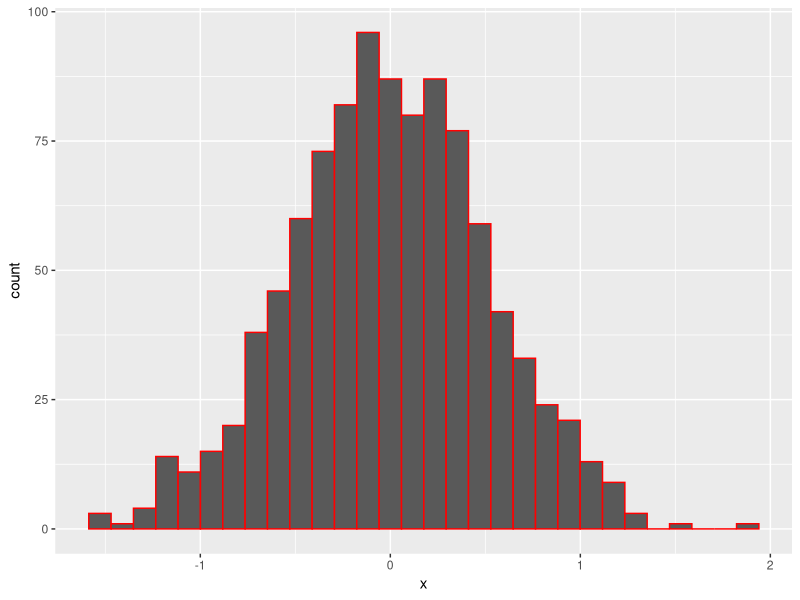
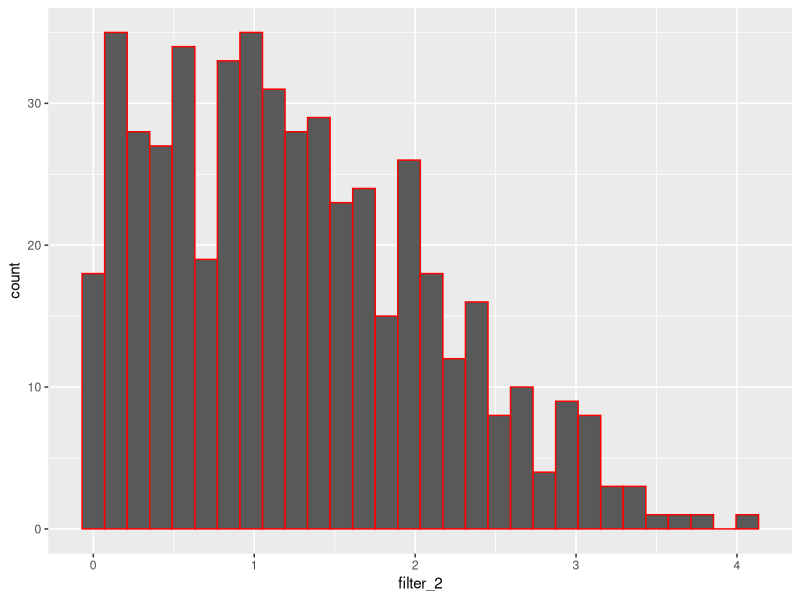

The R script that drew these images, in order:
## ---- chunk 1
samp = rnorm(100)
length(samp)
## ---- chunk 2
library(tidyverse)
set.seed(1)
plot_df = tibble(
  x = rnorm(1000, sd = 0.5),
  y = 1 + 2 * x + rnorm(1000),
  y_quad = 1 + 2 * x^2 + rnorm(1000)
)
ggplot(plot_df, aes(x = x)) + geom_histogram(col = 'red')
## ---- chunk 3
df = tibble(
  sample_1 = rnorm(500, mean = 1),
  filter_1 = sample_1 > 0,
  filter_2 = abs(sample_1)
)
ggplot(df, aes(x = filter_2)) + geom_histogram(col = 'red')
median_sample_1 = median(pull(df,sample_1)) # pull(data frame, column)
